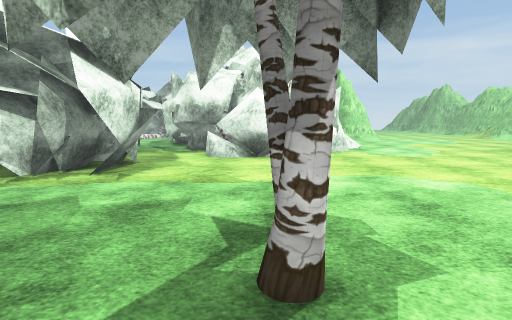
[1] (above)

24 first-person views from a walk through a 3-D level made in the Unity game engine. The camera is 1.5 m above the floor, tilts 8° down and sees 85° across. The floor is counted in squares, 1 m on a side. Each view is taken from the middle of a square. On the plan, view 1 faces up. The plan holds only what a view shows up to about 14 squares ahead; the rest is blank. The place goes on beyond the plan. Some surface patterns are stand-ins.

[2]
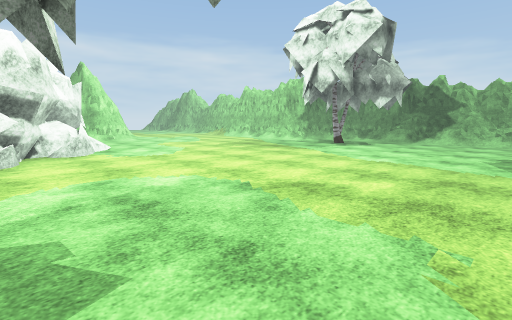

[3]
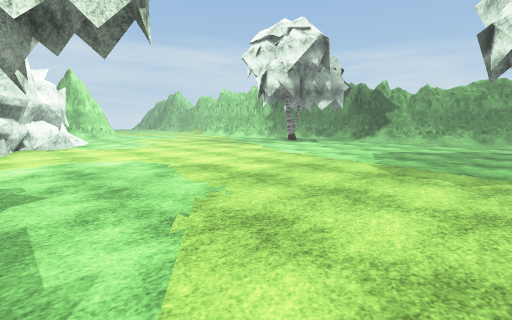

[4]
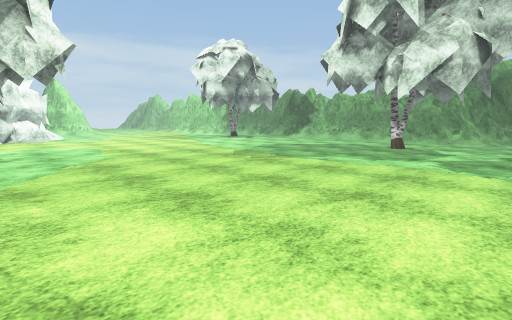

[5]
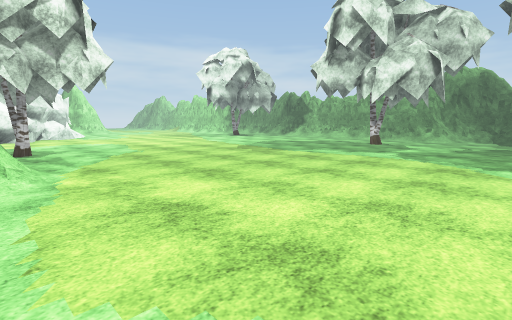

[6]
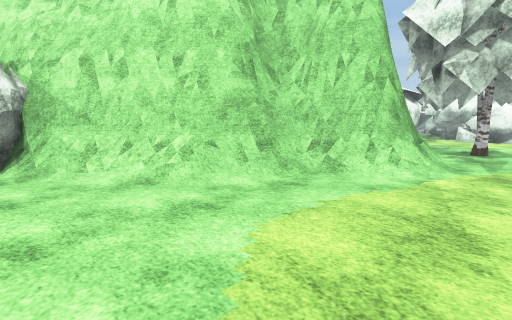

[7]
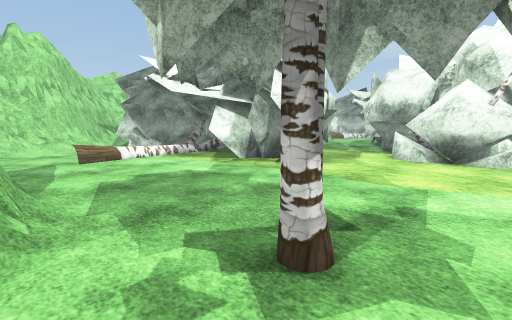

[8]
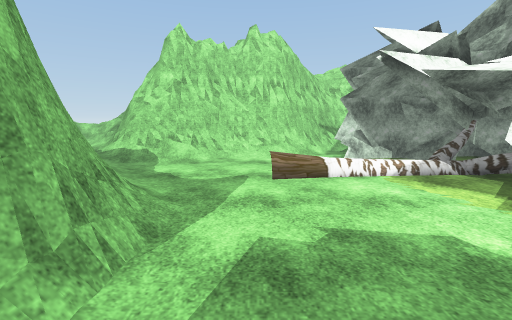

[9]
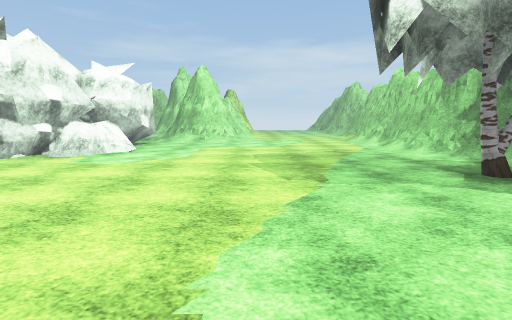

[10]
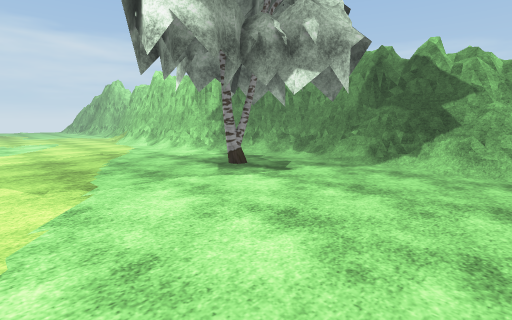

[11]
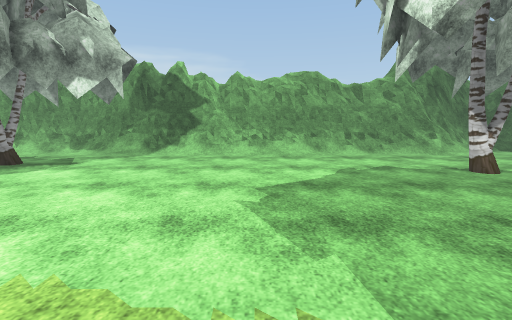

[12]
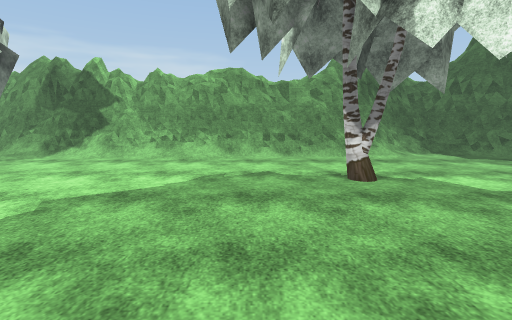

[13]
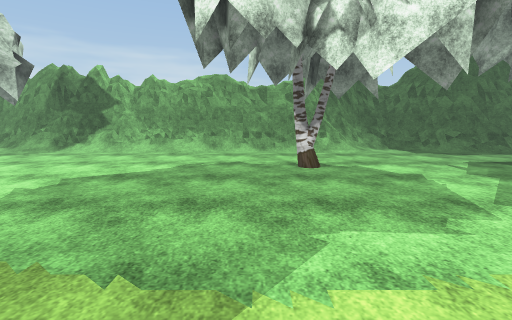

[14]
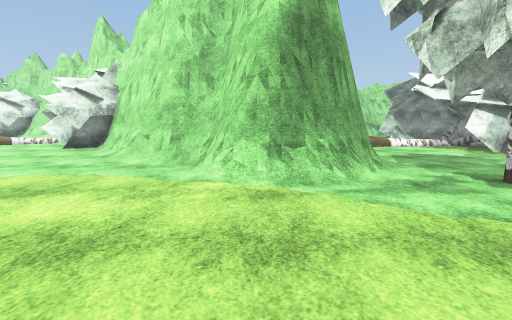

[15]
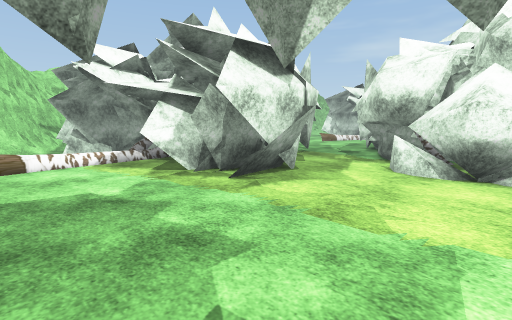

[16]
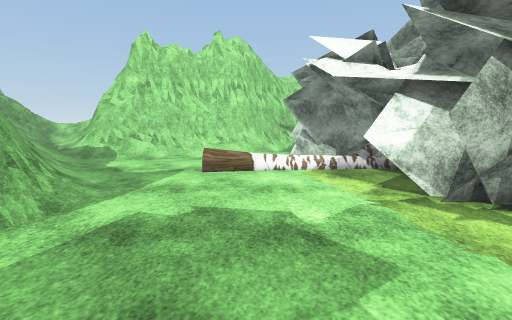

[17]
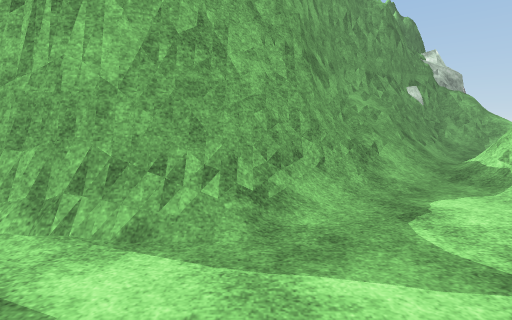

[18]
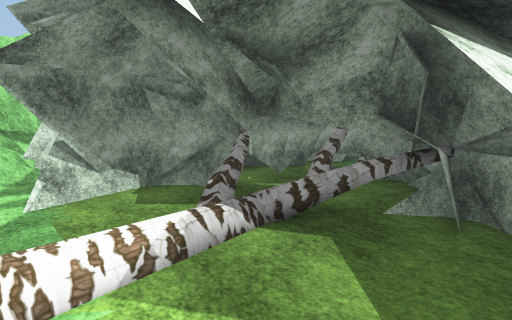

[19]
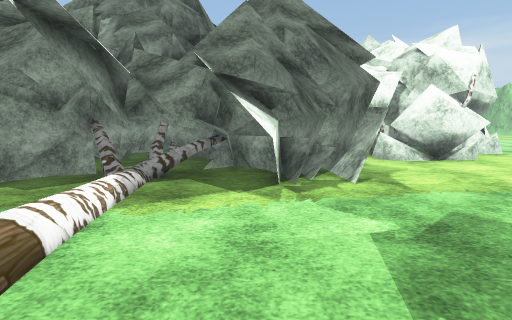

[20]
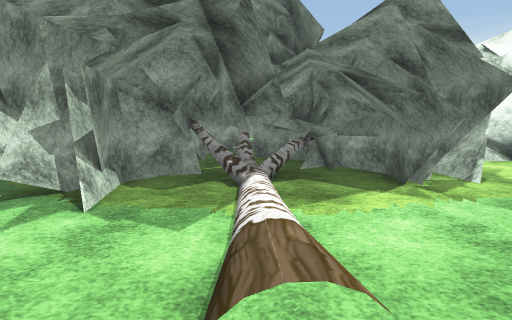

[21]
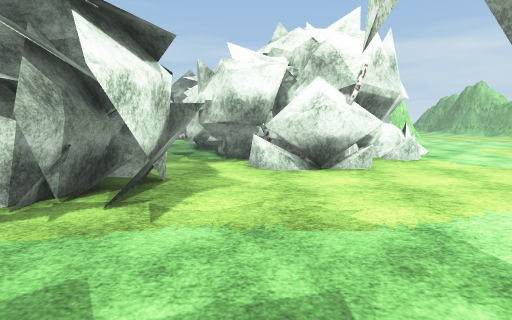

[22]
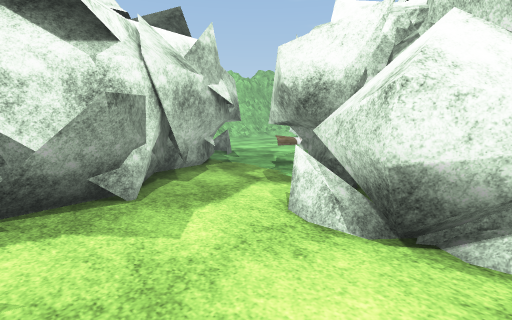

[23]
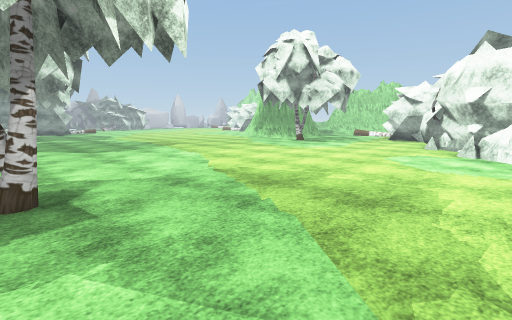

[24]
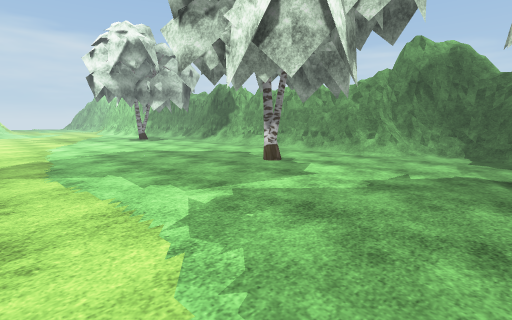

### Floor plan
Key: @ floor where view 1 was taken; # wall or solid block; . main floor; : floor 0.5 m higher than the main floor; / step, stairs or slope; = window, fence, low wall or low ledge; T tree; O other object.
Columns run from 14 left of view 1 to 23 right of it. Each row starts with its distance up from view 1.
 16   T TTT  T  TTTTTTT ..............=#
 15   T   TT..TTTTTTTTTT..............=##
 14  TTTT TTT.TTTTTTTTT.............../##
 13  TTT  TTT.TTTTTTT................../##
 12 TTTTTTTTTT..TTTTT................../=#
 11 T TTTTTTTT....TT..................../=
 10  TT.TTTTTTT.....................TT../=
  9 TTTTTTTTTTTT.....................T../#
  8 TT.TT..TT.T........................./#
  7 TT../..TT...........................=#
  6 .T../..T............................=#
  5 ..../...............................=#
  4 ....:...............................=#
  3 /...:.........T.....................=#
  2 /.............T.....................=#
  1 =...................................=#
  0 #/...../#####.@..................../=#
 -1 #O/..//###  ##....................../#
 -2 #=/./=##    ##....................../#
 -3 #=///##     ###...................../#
 -4 #////##     ##=.....................##
 -5 ////##    ####.................T....=#
 -6 /===##    ##/..................T....=#
 -7  ####     #=......................../#
 -8 ###      ##........................./=
 -9 #       ###.........................//
-10        ##=.........................../
-11       ##............................./
-12      ##..............................#
-13      TT.............................=#

Where each view was taken, in squares from view 1:
view 1: 0 up, 0 right, facing up
view 2: 0 up, 1 right, facing up-right
view 3: 4 down, 1 right, facing up-right
view 4: 11 down, 1 right, facing up-right
view 5: 13 down, 1 left, facing up-right
view 6: 13 down, 2 right, facing up-left
view 7: 0 up, 2 right, facing up-left
view 8: 2 up, 2 left, facing left
view 9: 2 up, 12 right, facing up
view 10: 2 up, 12 right, facing up-right
view 11: 1 up, 9 right, facing right
view 12: 3 down, 10 right, facing right
view 13: 4 down, 8 right, facing right
view 14: 4 down, 7 right, facing left
view 15: 3 up, 1 right, facing up-left
view 16: 4 up, 1 left, facing left
view 17: 4 up, 7 left, facing down
view 18: 5 up, 7 left, facing up-left
view 19: 1 up, 7 left, facing up
view 20: 1 up, 10 left, facing up
view 21: 3 up, 2 left, facing up
view 22: 8 up, 1 right, facing up-left
view 23: 16 up, 19 right, facing down-left
view 24: 13 down, 9 right, facing up-right
